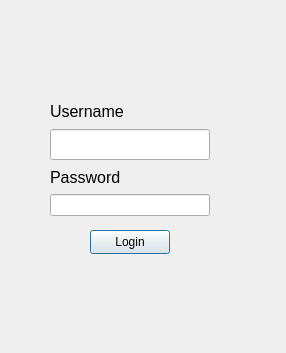
<?xml version="1.0" encoding="UTF-8"?>
<ui version="4.0">
 <class>Login</class>
 <widget class="QDialog" name="Login">
  <property name="geometry">
   <rect>
    <x>0</x>
    <y>0</y>
    <width>286</width>
    <height>353</height>
   </rect>
  </property>
  <property name="windowTitle">
   <string>Login</string>
  </property>
  <widget class="QWidget" name="verticalLayoutWidget">
   <property name="geometry">
    <rect>
     <x>50</x>
     <y>100</y>
     <width>160</width>
     <height>116</height>
    </rect>
   </property>
   <layout class="QVBoxLayout" name="verticalLayout">
    <item>
     <widget class="QLabel" name="label_username">
      <property name="font">
       <font>
        <pointsize>12</pointsize>
        <italic>false</italic>
        <bold>false</bold>
       </font>
      </property>
      <property name="styleSheet">
       <string notr="true"/>
      </property>
      <property name="text">
       <string>Username</string>
      </property>
     </widget>
    </item>
    <item>
     <widget class="QLineEdit" name="lineEdit_username">
      <property name="minimumSize">
       <size>
        <width>0</width>
        <height>20</height>
       </size>
      </property>
      <property name="font">
       <font>
        <family>Fira Code</family>
        <pointsize>12</pointsize>
        <italic>false</italic>
        <bold>false</bold>
       </font>
      </property>
      <property name="styleSheet">
       <string notr="true">font: 12pt &quot;Fira Code&quot;;</string>
      </property>
     </widget>
    </item>
    <item>
     <widget class="QLabel" name="label_password">
      <property name="font">
       <font>
        <pointsize>12</pointsize>
        <italic>false</italic>
        <bold>false</bold>
       </font>
      </property>
      <property name="styleSheet">
       <string notr="true"/>
      </property>
      <property name="text">
       <string>Password</string>
      </property>
     </widget>
    </item>
    <item>
     <widget class="QLineEdit" name="lineEdit_password">
      <property name="minimumSize">
       <size>
        <width>0</width>
        <height>20</height>
       </size>
      </property>
      <property name="styleSheet">
       <string notr="true">font: 12pt &quot;Fira Code&quot;;</string>
      </property>
      <property name="echoMode">
       <enum>QLineEdit::Password</enum>
      </property>
     </widget>
    </item>
   </layout>
  </widget>
  <widget class="QPushButton" name="btn_login">
   <property name="geometry">
    <rect>
     <x>90</x>
     <y>230</y>
     <width>80</width>
     <height>24</height>
    </rect>
   </property>
   <property name="minimumSize">
    <size>
     <width>50</width>
     <height>20</height>
    </size>
   </property>
   <property name="styleSheet">
    <string notr="true">font: 12pt &quot;Fira Code&quot;;</string>
   </property>
   <property name="text">
    <string>Login</string>
   </property>
  </widget>
 </widget>
 <resources/>
 <connections/>
</ui>
